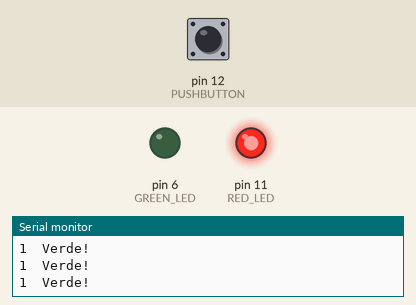
Recording of a sketch running on a simulated Arduino Uno, built with avr-gcc and run on an emulated ATmega328P. Parts: output pins drawn as LEDs (lit = HIGH), the last lines printed to the serial monitor. Dashed ring = blinking. The test bench sets the inputs (shaded band); at power-on: pin 12 (PUSHBUTTON) HIGH.

Above: at 2.2 s.
2.3 s: pin 12 (PUSHBUTTON) pulled LOW for 0.15 s
At 2.39 s:
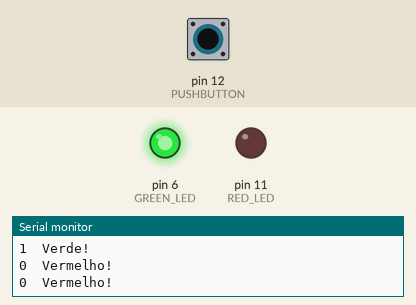
3.9 s: pin 12 (PUSHBUTTON) pulled LOW for 1 s
At 5.9 s:
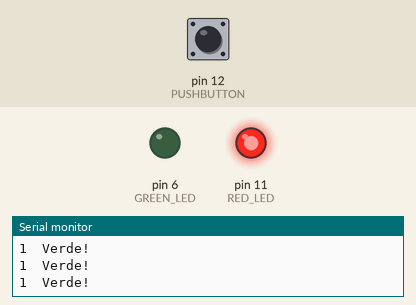
7.9 s: pin 12 (PUSHBUTTON) pulled LOW for 3.2 s
At 9.3 s:
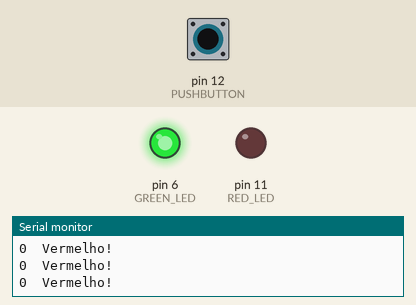
12.6 s: pin 12 (PUSHBUTTON) pulsed LOW 2 times (0.12 s each, 0.3 s apart)
At 12.82 s:
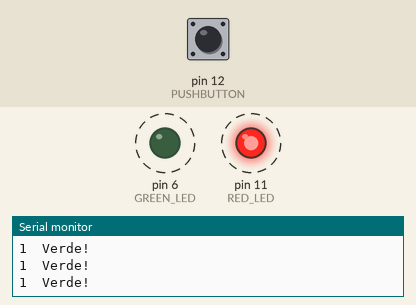
16.2 s: pin 12 (PUSHBUTTON) pulsed LOW 5 times (0.12 s each, 0.3 s apart)
At 18.4 s:
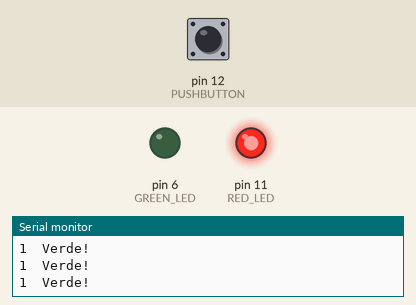
Timing chart, 0 to 19.9 s (numbered marks = the images above; inputs shaded):
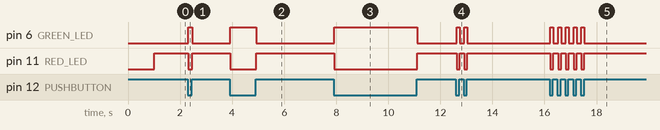

The sketch:

_2016_AT8.ino
```cpp
#define RED_LED 11         //pin9 -> led -> R -> 5V
#define GREEN_LED 6       //pin6 -> R -> led -> GND
#define PUSHBUTTON 12    //pin12 -> PUSHBUTTON -> GND

void setup() {
  // put your setup code here, to run once:
  pinMode(RED_LED,OUTPUT);
  pinMode(GREEN_LED,OUTPUT);
  pinMode(PUSHBUTTON, INPUT_PULLUP);
  Serial.begin(9600);
  Serial.println("PUSHBUTTON + 2 LEDs");
  delay(1000);
}

void loop() {
  // put your main code here, to run repeatedly:
  int button;
  button = digitalRead(PUSHBUTTON);
  if(button==LOW){
    Serial.print(button);
    Serial.println("\tVermelho!");
    digitalWrite(GREEN_LED,HIGH);
    digitalWrite(RED_LED,LOW);
  }
  else{
    Serial.print(button);
    Serial.println("\tVerde!");
    digitalWrite(GREEN_LED,LOW);
    digitalWrite(RED_LED,HIGH);
  }
}
```

Measured:
- after the input at 2.3 s, pin 6 (GREEN_LED): LOW → HIGH at once, → LOW 0.15 s later; pin 11 (RED_LED): HIGH → LOW at once, → HIGH 0.15 s later
- after the input at 3.9 s, pin 6 (GREEN_LED): LOW → HIGH at once, → LOW 1.0 s later; pin 11 (RED_LED): HIGH → LOW at once, → HIGH 1.0 s later
- after the input at 7.9 s, pin 6 (GREEN_LED): LOW → HIGH at once, → LOW 3.2 s later; pin 11 (RED_LED): HIGH → LOW at once, → HIGH 3.2 s later
- after the input at 12.6 s, pin 6 (GREEN_LED): alternates HIGH for 0.12 s and LOW for 0.18 s, 4 changes in all, then stays LOW, starting at once; pin 11 (RED_LED): alternates HIGH for 0.18 s and LOW for 0.12 s, 4 changes in all, then stays HIGH, starting at once
- after the input at 16.2 s, pin 6 (GREEN_LED): alternates HIGH for 0.12 s and LOW for 0.18 s, 10 changes in all, then stays LOW, starting at once; pin 11 (RED_LED): alternates HIGH for 0.18 s and LOW for 0.12 s, 10 changes in all, then stays HIGH, starting at once
